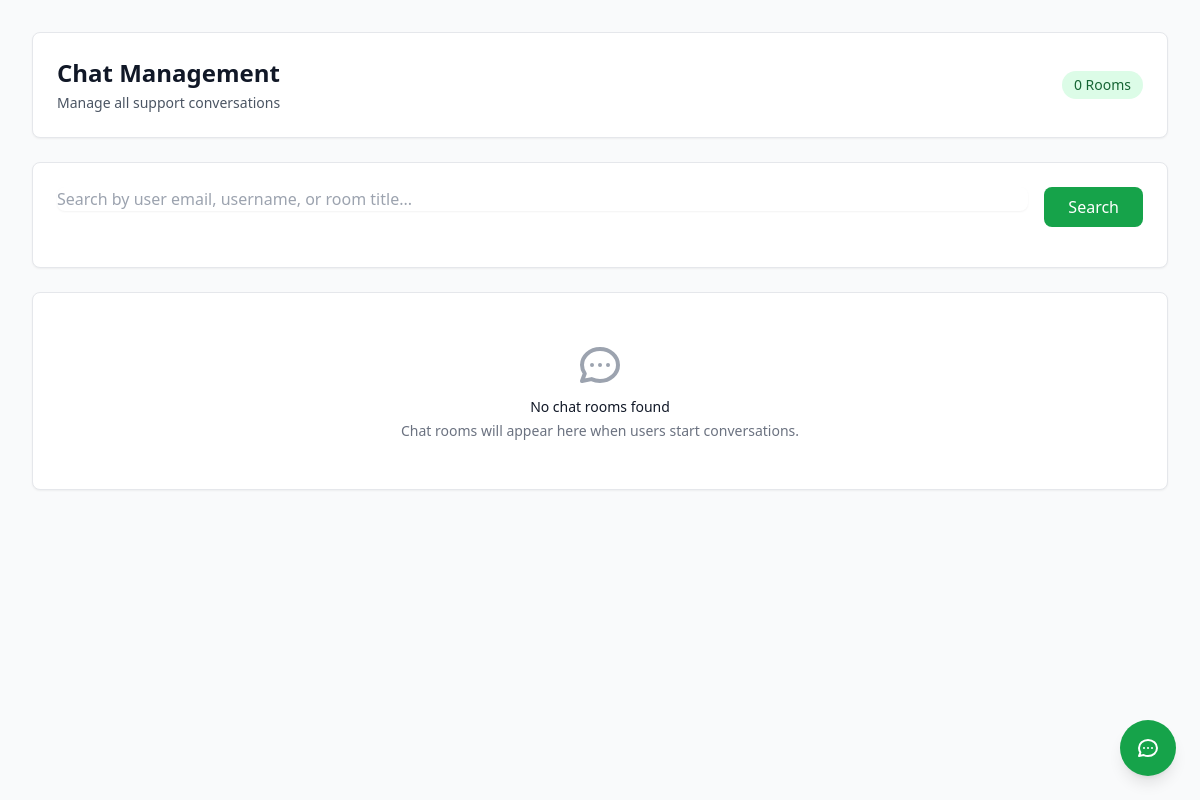
The app's page /chat/admin/ (signed in), older data.
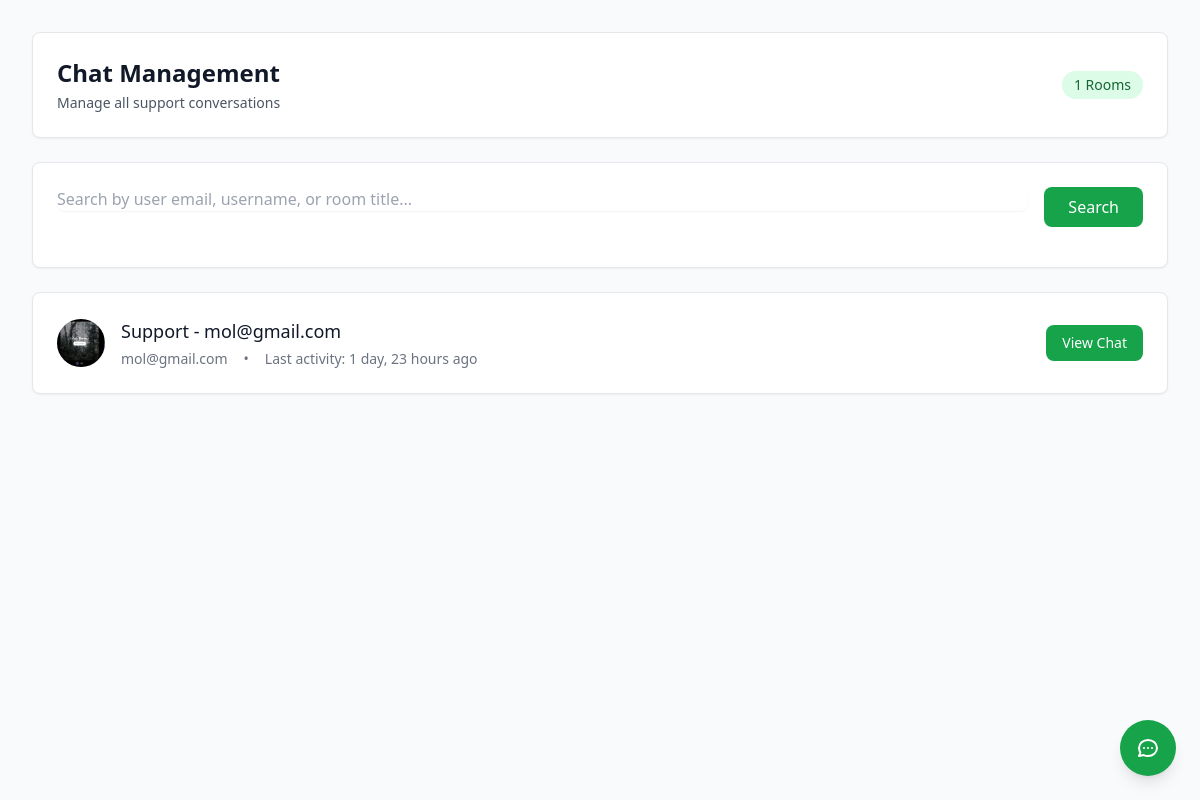
The same page, newer data.
### chat_module/models.py (models this page shows, shortened)
class ChatRoom(models.Model):
    user = models.OneToOneField(
        settings.AUTH_USER_MODEL,
        on_delete=models.CASCADE,
        verbose_name=_('User'),
        related_name='chat_room'
    )
    title = models.CharField(_('Title'), max_length=200)
    is_active = models.BooleanField(_('Is Active'), default=True)
    created_at = models.DateTimeField(_('Created At'), auto_now_add=True)
    last_activity = models.DateTimeField(_('Last Activity'), auto_now=True)
    objects = ChatRoomManager()
    class Meta:
        verbose_name = _('Chat Room')
        verbose_name_plural = _('Chat Rooms')
        ordering = ['-last_activity']

### account_module/models.py (models this page shows, shortened)
class User(AbstractBaseUser, PermissionsMixin):
    email = models.EmailField(_('Email address'), unique=True)
    username = models.CharField(_('Username'), max_length=50, unique=True, blank=True, null=True)
    avatar = models.ImageField(_('Avatar'), upload_to='images/profiles/', blank=True, null=True)
    phone_number = models.CharField(_('Phone number'), max_length=15)
    email_active_code = models.CharField(_('Email verification code'), max_length=200, blank=True)
    is_email_verified = models.BooleanField(_('Email verified'), default=False)
    pending_email = models.EmailField(_('Pending email'), blank=True, null=True)
    old_email_verification_code = models.CharField(_('Old email verification code'), max_length=6, blank=True)
    old_email_verified = models.BooleanField(_('Old email verified'), default=False)
    email_change_initiated_at = models.DateTimeField(_('Email change initiated at'), blank=True, null=True)
    last_login_ip = models.GenericIPAddressField(_('Last login IP'), blank=True, null=True)
    password_reset_token = models.UUIDField(_('Password reset token'), blank=True, null=True)
    password_reset_token_created_at = models.DateTimeField(_('Password reset token created at'), blank=True, null=True)
    is_active = models.BooleanField(_('Is active'), default=False)
    is_staff = models.BooleanField(_('Is staff'), default=False)
    date_joined = models.DateTimeField(_('Date joined'), auto_now_add=True)
    updated_at = models.DateTimeField(_('Updated at'), auto_now=True)
    objects = UserManager()
    USERNAME_FIELD = 'email'
    REQUIRED_FIELDS = []
    class Meta:
        verbose_name = 'User'
        verbose_name_plural = 'Users'

### chat_module/views.py (the view)
# urls.py: path('admin/', views.admin_chat_list, name='admin_list'),
@staff_member_required
def admin_chat_list(request):
    search_query = request.GET.get('search', '')
    rooms = ChatRoom.objects.active_rooms().select_related('user')
    if search_query:
        rooms = rooms.filter(
            Q(user__email__icontains=search_query) |
            Q(user__username__icontains=search_query) |
            Q(title__icontains=search_query)
        )
    rooms = rooms.annotate(
        unread_count=Count('messages', filter=Q(
            messages__author__is_staff=False,
            messages__is_read=False
        ))
    )
    paginator = Paginator(rooms, 20)
    page_number = request.GET.get('page')
    rooms_page = paginator.get_page(page_number)
    return render(request, 'chat_module/admin_chat_list.html', {
        'rooms': rooms_page,
        'search_query': search_query
    })

### chat_module/models.py (called while the page is built)
    def active_rooms(self):
        return self.filter(is_active=True).order_by('-last_activity')

### chat_module/templates/chat_module/admin_chat_list.html (shortened to what the changed rows need)
{% extends 'base.html' %}
{% load static %}
{% block content %}
<div class="min-h-screen bg-gray-50 py-8">
    <div class="max-w-7xl mx-auto px-4 sm:px-6 lg:px-8">
        <div class="bg-white rounded-lg shadow-sm border border-gray-200 mb-6 p-6">
            <div class="flex items-center justify-between">
                <div>
                    <h1 class="text-2xl font-bold text-gray-900">Chat Management</h1>
                </div>
                <div class="flex items-center space-x-4">
                    <div class="bg-green-100 px-3 py-1 rounded-full">
                        <span class="text-sm font-medium text-green-800">{{ rooms.paginator.count }} Rooms</span>
                    </div>
                </div>
            </div>
        </div>
        <div class="bg-white rounded-lg shadow-sm border border-gray-200">
            {% if rooms %}
                <div class="divide-y divide-gray-200">
                    {% for room in rooms %}
                        <div class="p-6 hover:bg-gray-50 transition duration-150 ease-in-out">
                            <div class="flex items-center justify-between">
                                <div class="flex items-center space-x-4 flex-1">
                                    <div class="w-12 h-12 rounded-full overflow-hidden bg-gray-200 flex-shrink-0">
                                        {% if room.user.avatar %}
                                            <img src="{{ room.user.avatar.url }}" alt="Avatar" class="w-full h-full object-cover">
                                        {% else %}
                                            <div class="w-full h-full bg-blue-100 flex items-center justify-center">
                                                <svg class="w-6 h-6 text-blue-600" fill="currentColor" viewBox="0 0 24 24">
                                                    <path d="M24 20.993V24H0v-2.996A14.977 14.977 0 0112.004 15c4.904 0 9.26 2.354 11.996 5.993zM16.002 8.999a4 4 0 11-8 0 4 4 0 018 0z"/>
                                                </svg>
                                            </div>
                                        {% endif %}
                                    </div>
                                    <div class="flex-1 min-w-0">
                                        <div class="flex items-center space-x-2">
                                            <h3 class="text-lg font-medium text-gray-900 truncate">{{ room.title }}</h3>
                                        </div>
                                        <div class="mt-1 flex items-center space-x-4 text-sm text-gray-500">
                                            <span>{{ room.user.email }}</span>
                                            <span>•</span>
                                            <span>Last activity: {{ room.last_activity|timesince }} ago</span>
                                        </div>
                                    </div>
                                </div>
                                <div class="flex items-center space-x-4">
                                    <a
                                        href="{% url 'chat_module:admin_room' room.id %}"
                                        class="bg-green-600 text-white px-4 py-2 rounded-lg hover:bg-green-700 transition duration-150 ease-in-out text-sm font-medium"
                                    >
                                        View Chat
                                    </a>
                                </div>
                            </div>
                        </div>
                    {% endfor %}
                </div>
            {% else %}
                <div class="text-center py-12">
                    <h3 class="mt-2 text-sm font-medium text-gray-900">No chat rooms found</h3>
                    <p class="mt-1 text-sm text-gray-500">
                        {% if search_query %}
                            No rooms match your search criteria.
                        {% else %}
                            Chat rooms will appear here when users start conversations.
                        {% endif %}
                    </p>
                </div>
            {% endif %}
        </div>
    </div>
</div>
{% endblock %}

Row changes from the older to the newer data that the page shows:
added ChatRoom: user.avatar (picture), title "Support - mol@gmail.com", user.email "mol@gmail.com", last_activity "1 day, 23 hours"
Text that changed along with them:
{{ rooms.paginator.count }}: "0" → "1"
text no longer shown: "No chat rooms found Chat rooms will appear here when users start conversations."
